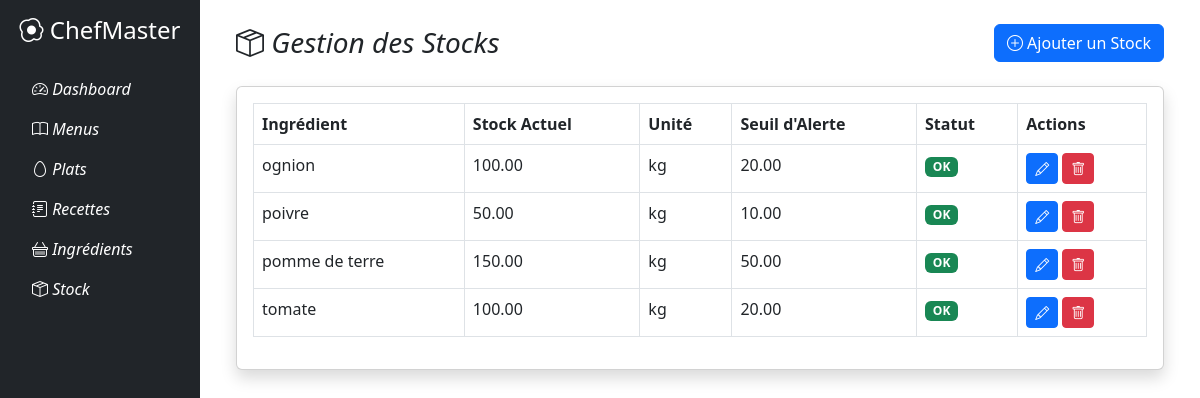
/stock/, run on the app's committed database.
### stock/models.py (models this page shows, shortened)
class Stock(models.Model):
    ingredient = models.OneToOneField( Ingredient, on_delete=models.CASCADE, related_name='stock' )
    quantite = models.DecimalField( max_digits=10, decimal_places=2, verbose_name="Quantité en stock ")
    seuil_alerte = models.DecimalField( max_digits=10, decimal_places=2, default=0, verbose_name="Seuil d'alerte" )
    class Meta:
        verbose_name = "Stock"
        ordering = ['ingredient__nom']

### ingredients/models.py (models this page shows, shortened)
class Ingredient(models.Model):
    UNITE_MESURE_CHOICES = [
        ('kg', 'Kilogramme (kg)'),
        ('g', 'Gramme (g)'),
        ('l', 'Litre (l)'),
        ('ml', 'Millilitre (ml)'),
        ('m', 'Mètre (m)'),
        ('cm', 'Centimètre (cm)'),
        ('piece', 'Pièce'),
        ('autre', 'Autre'),
    ]
    nom = models.CharField(max_length=100)
    unite_mesure = models.CharField(max_length=50, choices=UNITE_MESURE_CHOICES, default='piece') # default value added
    quantite = models.DecimalField( max_digits=10, decimal_places=2, default=1.0, verbose_name="Quantité disponible" )
    prix_unitaire = models.DecimalField(max_digits=10, decimal_places=2, verbose_name="Prix unitaire (TND)", validators=[MinValueValidator(0)])
    date_achat = models.DateField(null=True, blank=True, verbose_name="Date d'achat")  # Saisie manuelle
    date_validite = models.DateField( verbose_name="Date de validité", null=True, blank=True )

### stock/views.py (the view)
# urls.py: path('', StockListView.as_view(), name='list'),
class StockListView(ListView):
    model = Stock
    template_name = 'stock/stock_list.html'
    context_object_name = 'stock_list'
    def get_context_data(self, **kwargs):
        context = super().get_context_data(**kwargs)
        context['ingredients'] = Ingredient.objects.all()
        return context

### stock/templates/stock/stock_list.html (shortened to what this page needs)
{% extends 'base.html' %}
{% block content %}
<div class="container-fluid">
    <div class="d-sm-flex align-items-center justify-content-between mb-4">
        <h1 class="h3 mb-0 text-gray-800">
            <i class="bi bi-box-seam"> Gestion des Stocks</i>
        </h1>
        <a href="#" class="btn btn-primary" data-bs-toggle="modal" data-bs-target="#addStockModal">
            <i class="bi bi-plus-circle"></i> Ajouter un Stock
        </a>
    </div>
    <div class="card shadow mb-4">
        <div class="card-body">
            <div class="table-responsive">
                <table class="table table-bordered" id="dataTable" width="100%" cellspacing="0">
                    <thead class="thead-dark">
                        <tr>
                            <th>Ingrédient</th>
                            <th>Stock Actuel</th>
                            <th>Unité</th>
                            <th>Seuil d'Alerte</th>
                            <th>Statut</th>
                            <th>Actions</th>
                        </tr>
                    </thead>
                    <tbody>
                        {% for stock in object_list %}
                        <tr class="{% if stock.quantite <= stock.seuil_alerte %}table-warning{% endif %}">
                            <td>{{ stock.ingredient.nom }}</td>
                            <td>{{ stock.quantite }}</td>
                            <td>{{ stock.ingredient.unite_mesure }}</td>
                            <td>{{ stock.seuil_alerte }}</td>
                            <td>
                                {% if stock.quantite <= stock.seuil_alerte %}
                                <span class="badge bg-warning text-dark">Alerte</span>
                                {% else %}
                                <span class="badge bg-success">OK</span>
                                {% endif %}
                            </td>
                            <td>
                                <a href="{% url 'stock:update' stock.pk %}" class="btn btn-sm btn-primary">
                                    <i class="bi bi-pencil"></i>
                                </a>
                                <a href="{% url 'stock:delete' stock.pk %}" class="btn btn-sm btn-danger">
                                    <i class="bi bi-trash"></i>
                                </a>
                            </td>
                        </tr>
                        {% empty %}
                        <tr>
                            <td colspan="6" class="text-center">Aucun stock enregistré</td>
                        </tr>
                        {% endfor %}
                    </tbody>
                </table>
            </div>
        </div>
    </div>
</div>
{% endblock %}

### data on the page
Stock: ingredient.nom "ognion", quantite "100.00", ingredient.unite_mesure "kg", seuil_alerte "20.00", shows "OK"
Stock: ingredient.nom "poivre", quantite "50.00", ingredient.unite_mesure "kg", seuil_alerte "10.00", shows "OK"
Stock: ingredient.nom "pomme de terre", quantite "150.00", ingredient.unite_mesure "kg", seuil_alerte "50.00", shows "OK"
Stock: ingredient.nom "tomate", quantite "100.00", ingredient.unite_mesure "kg", seuil_alerte "20.00", shows "OK"
